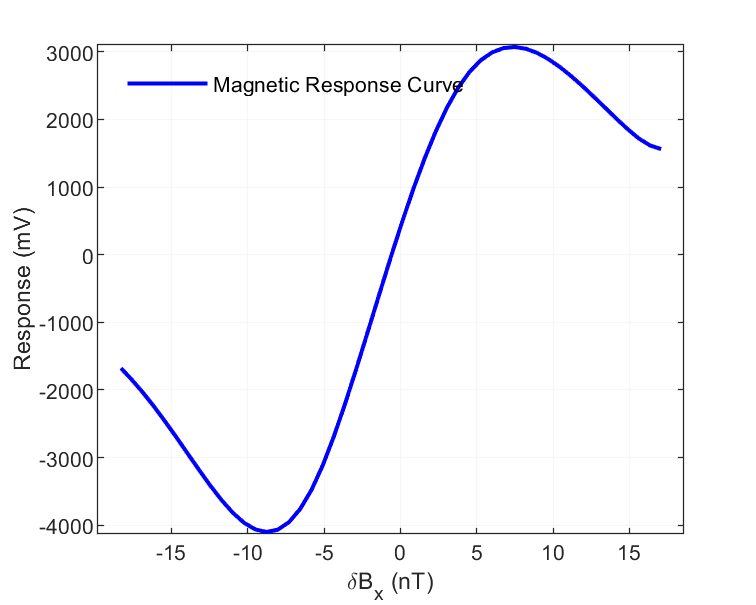
%> input picture plotting/figureA.png, 756 x 605 px
$ octave combine_linear_fit_plot.m   (GNU Octave 9; MATLAB toolbox functions it lacks are replaced by stand-ins)
%> lines starting %> are read from the running program, lines starting %| are printed output that depends on the picture
% Assuming you have saved your individual figures as 'figureA.png' and 'figureB.png'

% Load the images
imgA = imread('figureA.png');
%> imgA is the input picture: size 605x756x3 uint8; mean R, G, B 248.9, 248.9, 251.2
imgB = imread('figureB.png');
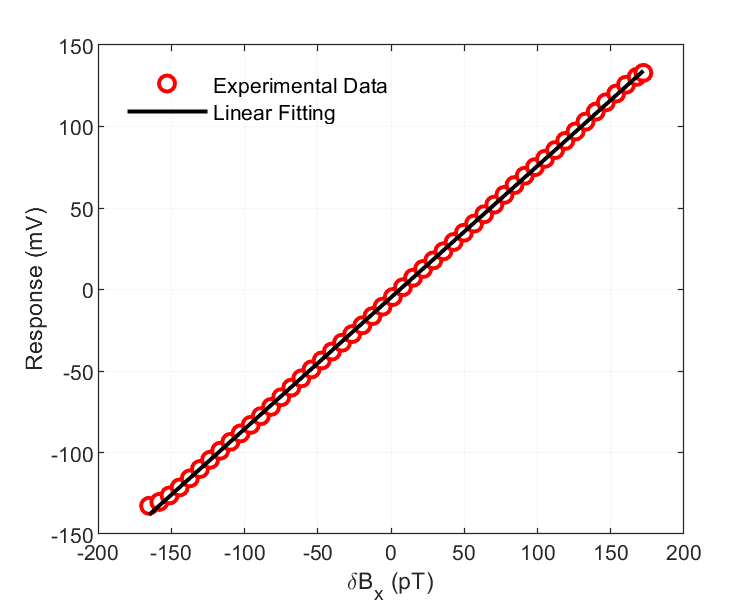
%> input picture plotting/figureB.png, 756 x 605 px
%> imgB is the input picture: size 605x756x3 uint8; mean R, G, B 249.5, 245.7, 245.7

% Create a new figure
figure;

% Plot the first image (figure A)
subplot(2, 1, 1);
imshow(imgA);
title('Figure A');

% Plot the second image (figure B) and draw a box to highlight the region
subplot(2, 1, 2);
imshow(imgA); % Display figure A
hold on;
h = imshow(imgB);
title('Figure B');
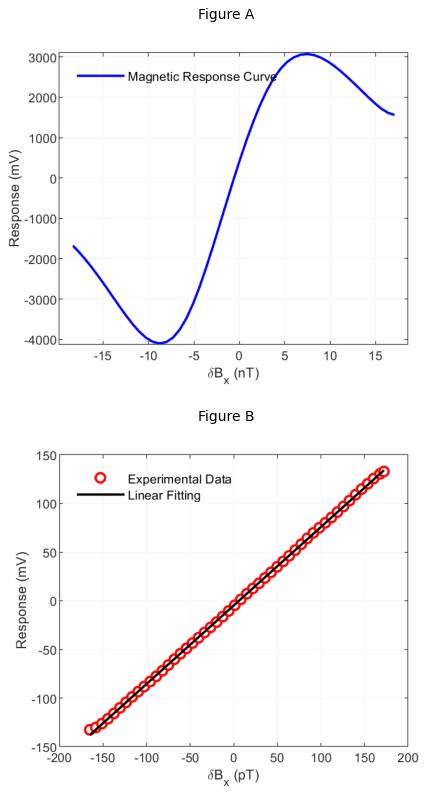
%> figure redrawn from the program's plot data, 2 panels

% Define the coordinates of the box
%> (the run ends here)
